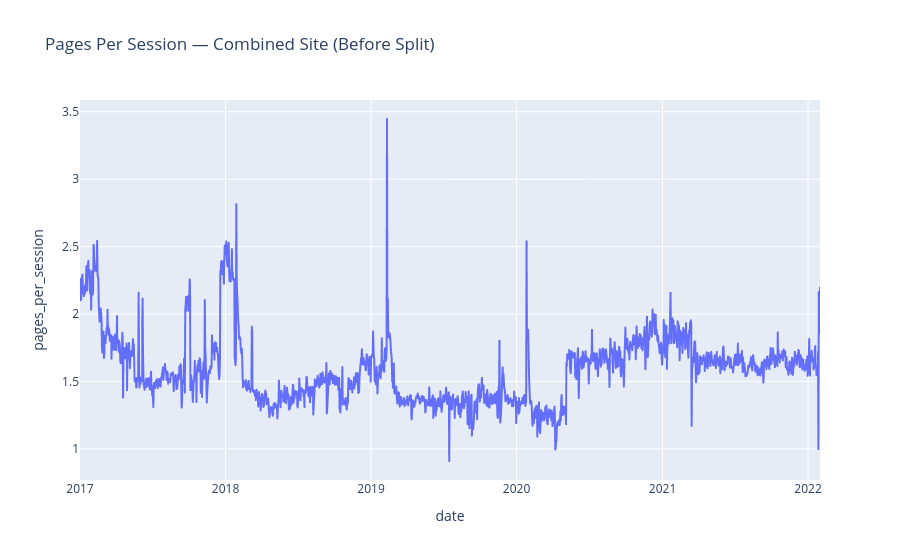

Here is the notebook cell this chart was saved with:
### Markdown cell above
**C.** Visualize this new `pages_per_session` metric using a line chart for each site. You will have 3 separate graphs!

### Code cell
# combined_site graph
fig = px.line(
    combined_site,
    x="date",
    y="pages_per_session",
    title="Pages Per Session — Combined Site (Before Split)"
)
fig.show()

### Figure 1 — Plotly figure (JSON) as saved in the notebook; plotly's stock layout.template omitted (floating-point values rounded to 4 significant figures; data arrays with more than 128 entries replaced by an {"elided": "..."} marker saying what was removed)
{"data": [{"hovertemplate": "date=%{x}<br>pages_per_session=%{y}<extra></extra>", "legendgroup": "", "line": {"color": "#636efa", "dash": "solid"}, "marker": {"symbol": "circle"}, "mode": "lines", "name": "", "showlegend": false, "type": "scattergl", "x": {"elided": "1857 str values"}, "xaxis": "x", "y": {"elided": "1857 float values"}, "yaxis": "y"}], "layout": {"autosize": true, "legend": {"tracegroupgap": 0}, "title": {"text": "Pages Per Session — Combined Site (Before Split)"}, "xaxis": {"anchor": "y", "autorange": true, "domain": [0, 1], "range": ["2017-01-01", "2022-01-31"], "title": {"text": "date"}, "type": "date"}, "yaxis": {"anchor": "x", "autorange": true, "domain": [0, 1], "range": [0.7698, 3.587], "title": {"text": "pages_per_session"}, "type": "linear"}}}
